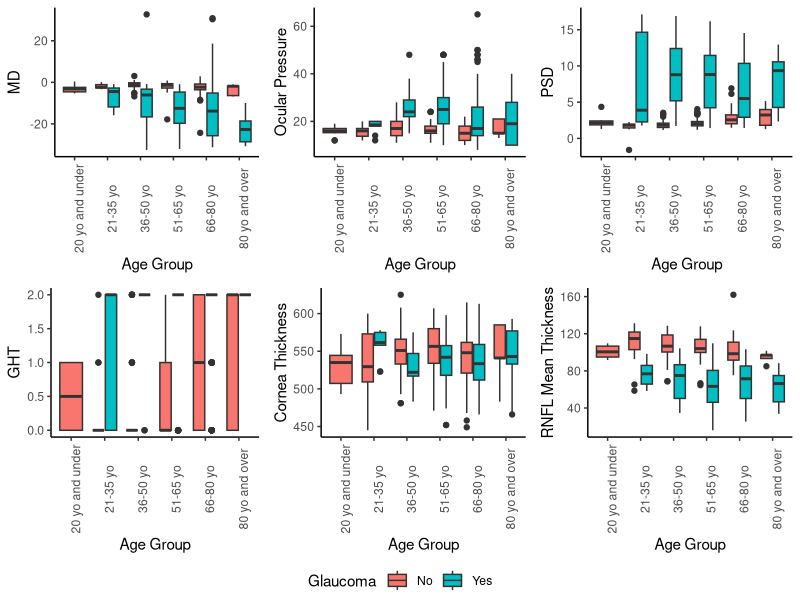
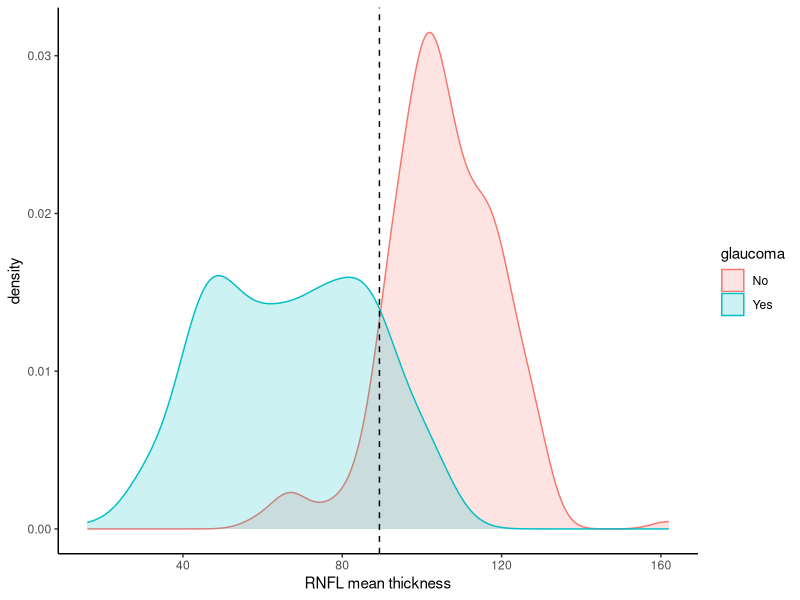
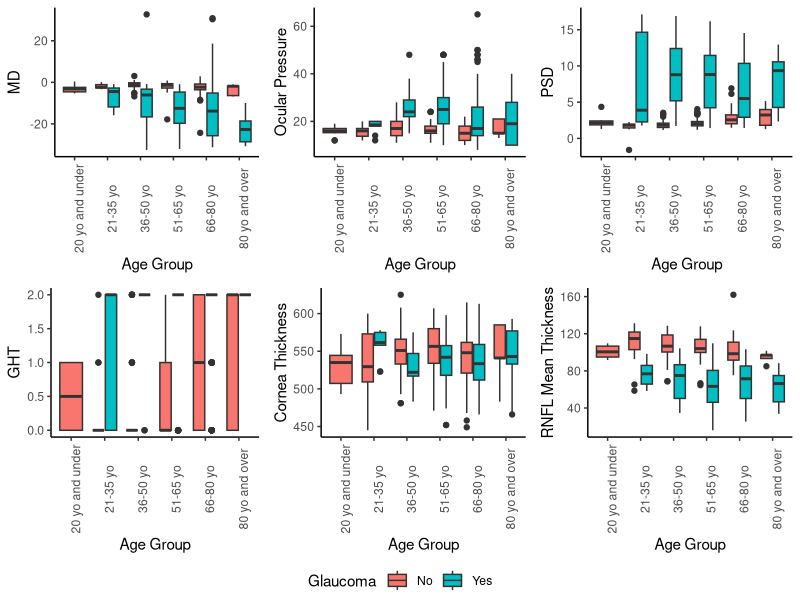
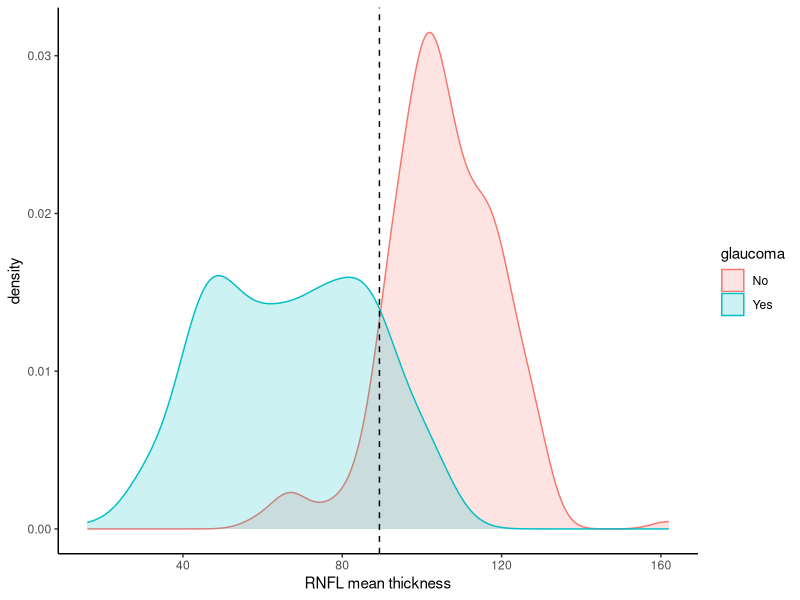

The R source for these figures, in order:
## ---- chunk 1
knitr::opts_chunk$set(echo = TRUE)

#Loading the relevant libraries for the analysis.

library(tidyverse)
library(ggpubr)

## ---- chunk 2

#Reading in dataset

dataset <- read.csv('data/ds_whole.csv', header = T)

#Reassigning variables in glaucoma column to make more human readable

dataset %>%
  mutate(glaucoma=case_when(glaucoma == 0 ~ 'No',
                   glaucoma == 1 ~ 'Yes'), .keep = 'unused') -> dataset

#Adding a new column with age group for each observation, which is based on the age column

dataset %>% 
  mutate(age_group=case_when(age <= 20 ~ '20 yo and under',
                             age >= 21 & age <= 35 ~ '21-35 yo',
                             age >= 36 & age <= 50 ~ '36-50 yo',
                             age >= 51 & age <= 65 ~ '51-65 yo',
                             age >= 66 & age <= 80 ~ '66-80 yo',
                             age > 80 ~ '80 yo and over')) -> dataset

#Summarize the data based on glaucoma status and age group

dataset %>%
  group_by(age_group, glaucoma) %>%
  summarise_all(funs(mean)) -> summary

#Dropping the RL column

summary <- subset(summary, select = -c(RL))

#Renaming the column headers to make them more human-readable

summary %>%
  rename( 'Age Group'= age_group,
          Glaucoma = glaucoma,
          'Mean Age' = age,
          'Mean ocular pressure' = ocular_pressure,
          'Mean MD' = MD,
          'Mean PSD' = PSD,
          'Mean GHT' = GHT,
          'Mean cornea thickness' = cornea_thickness,
          'Mean RNFL thickness' = RNFL4.mean) -> summary

#Displaying the summary statistics

print(summary)

#Creating a csv file with the summary statistics

write.csv(summary, 'age_group_glaucoma_summary_statistics.csv', row.names = F)

## ---- chunk 3

#Creating individual boxplots for each of the variables, grouped by age group and glaucoma status.

MD_plot <- ggplot(dataset, aes(x=age_group, y=MD, fill=factor(glaucoma))) + geom_boxplot() + theme_classic() + xlab('Age Group') + labs(fill='Glaucoma') + theme(axis.text.x = element_text(angle = 90))
 
OP_plot <- ggplot(dataset, aes(x=age_group, y=ocular_pressure, fill=factor(glaucoma))) + geom_boxplot() + theme_classic() + xlab('Age Group') + labs(fill='Glaucoma') + ylab('Ocular Pressure') + theme(axis.text.x = element_text(angle = 90))
 
PSD_plot <- ggplot(dataset, aes(x=age_group, y=PSD, fill=factor(glaucoma))) + geom_boxplot() + theme_classic() + xlab('Age Group') + labs(fill='Glaucoma') + theme(axis.text.x = element_text(angle = 90))
 
GHT_plot <- ggplot(dataset, aes(x=age_group, y=GHT, fill=factor(glaucoma))) + geom_boxplot() + theme_classic() + xlab('Age Group') + labs(fill='Glaucoma') + theme(axis.text.x = element_text(angle = 90))

CT_plot <- ggplot(dataset, aes(x=age_group, y=cornea_thickness, fill=factor(glaucoma))) + geom_boxplot() + theme_classic() + xlab('Age Group') + labs(fill='Glaucoma') + ylab('Cornea Thickness') + theme(axis.text.x = element_text(angle = 90))

RNFL4_plot <- ggplot(dataset, aes(x=age_group, y=RNFL4.mean, fill=factor(glaucoma))) + geom_boxplot() + theme_classic() + xlab('Age Group') + labs(fill='Glaucoma') + ylab('RNFL Mean Thickness') + theme(axis.text.x = element_text(angle = 90))

#Arranging all the individual plots together in a single plot

plots <- ggarrange(MD_plot, OP_plot, PSD_plot, GHT_plot, CT_plot, RNFL4_plot, common.legend = T, legend = 'bottom') + theme(axis.text.x = element_text(angle = 90))

#Displaying the final plots

plot(plots)

#Saving the final plots as a png file

ggsave('age_group_glaucoma_plots.png', plot = plots)


## ---- chunk 4

#Counting number of individuals correctly predicted to not have glaucoma and calculating the false negative rate

dataset %>%
  filter(RNFL4.mean > 89.33334) %>%
  group_by(glaucoma) %>%
  count() %>%
  ungroup() %>%
  mutate(Percent=n/sum(n)*100) -> RNFL_no_glaucoma_89

#Counting number of individuals correctly predicted to  have glaucoma and calculating the false positive rate

dataset %>%
  filter(RNFL4.mean <= 89.33334) %>%
  group_by(glaucoma) %>%
  count() %>%
  ungroup() %>%
  mutate(Percent=n/sum(n)*100) -> RNFL_glaucoma_89

#Printing the results

print(paste0(RNFL_glaucoma_89[2,2], ' individuals were correctly predicted to have glaucoma and ',  RNFL_no_glaucoma_89[1,2], ' individual were correctly to predicted to not have glaucoma using a RNFL4 mean thickness of 89.3334. The false positive rate was ', RNFL_glaucoma_89[1,3], ' and the false negative rate was ', RNFL_no_glaucoma_89[2,3], '.'))
## ---- chunk 5

#Repeating analysis with RNFL mean thickness of 87

dataset %>%
  filter(RNFL4.mean > 87) %>%
  group_by(glaucoma) %>%
  count() %>%
  ungroup() %>%
  mutate(Percent=n/sum(n)*100) -> RNFL_no_glaucoma_87

dataset %>%
  filter(RNFL4.mean <= 87) %>%
  group_by(glaucoma) %>%
  count() %>%
  ungroup() %>%
  mutate(Percent=n/sum(n)*100) -> RNFL_glaucoma_87

print(paste0(RNFL_glaucoma_87[2,2], ' individuals were correctly predicted to have glaucoma and ',  RNFL_no_glaucoma_87[1,2], ' individual were correctly to predicted to not have glaucoma using a RNFL4 mean thickness of 87. The false positive rate was ', RNFL_glaucoma_87[1,3], ' and the false negative rate was ', RNFL_no_glaucoma_87[2,3], '.'))
## ---- chunk 6

#Repeating analysis with RNFL mean thickness of 91

dataset %>%
  filter(RNFL4.mean > 91) %>%
  group_by(glaucoma) %>%
  count() %>%
  ungroup() %>%
  mutate(Percent=n/sum(n)*100) -> RNFL_no_glaucoma_91

dataset %>%
  filter(RNFL4.mean <= 91) %>%
  group_by(glaucoma) %>%
  count() %>%
  ungroup() %>%
  mutate(Percent=n/sum(n)*100) -> RNFL_glaucoma_91

print(paste0(RNFL_glaucoma_91[2,2], ' individuals were correctly predicted to have glaucoma and ',  RNFL_no_glaucoma_91[1,2], ' individual were correctly to predicted to not have glaucoma using a RNFL4 mean thickness of 91. The false positive rate was ', RNFL_glaucoma_91[1,3], ' and the false negative rate was ', RNFL_no_glaucoma_91[2,3], '.'))
## ---- chunk 7

#Creating density plot

RNFL_density_plot <- ggplot(dataset, aes(x = RNFL4.mean, color = glaucoma, fill = glaucoma)) + geom_density(alpha = 0.2) + theme_classic() + geom_vline(xintercept = 89.33334, linetype = 'dashed') + xlab('RNFL mean thickness')

#Displaying plot

plot(RNFL_density_plot)

#Saving the plot

ggsave('RNFL_mean_thickness_density_plot.png')

